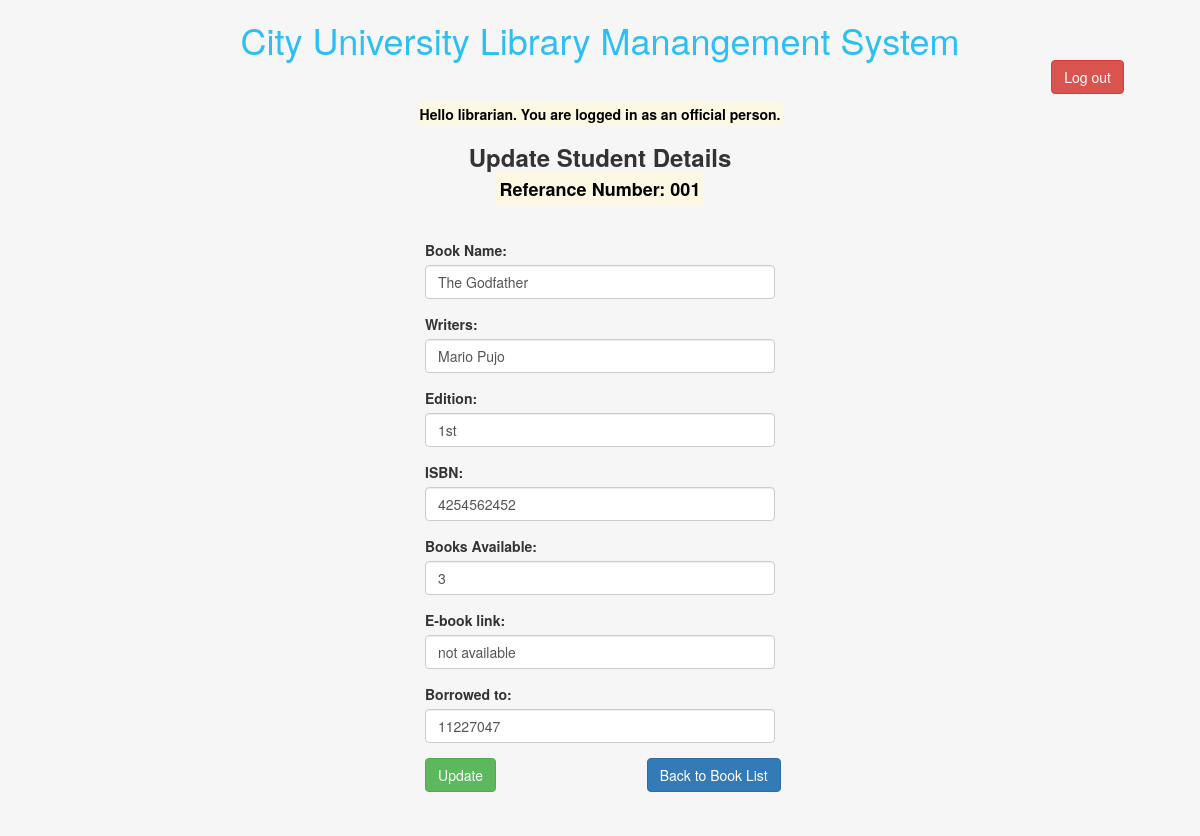
The app's page /book_update_err_off.php?ref_number=001 (signed in) with its own data.
### tables this page shows
CREATE TABLE IF NOT EXISTS `books` (
  `ref_number` varchar(15) NOT NULL,
  `book_name` varchar(100) NOT NULL,
  `book_writers` varchar(255) NOT NULL,
  `book_edition` varchar(5) NOT NULL,
  `book_isbn` varchar(30) DEFAULT NULL,
  `book_avail` int(3) NOT NULL,
  `ebook_link` varchar(255) DEFAULT NULL,
  `browed_to` varchar(255) DEFAULT NULL
);

### book_update_err_off.php (the view, shortened to what this page needs)
<?php require_once('Connections/lib_ss.php'); ?>
<html>
<head>
</head>
<link rel="stylesheet" href="css/bootstrap.css"/>
</head>
<div class="container">
<h1 style="text-align:center; color:#2CBFF4;">City University Library Manangement System
<div class="row">
<div class="col-md-2 col-md-offset-10">
    <a href="logout.php" class="btn btn-danger" role="button">Log out</a>  </h1>
</div>
<center><mark><strong>
<?php
if(isset($_SESSION["access_level"]) && $_SESSION["access_level"]==1){
	echo "Hello ".$_SESSION["id"].". You are logged in as an official person.<br/>";
	}
else{
	header("Location:index.php?err=2");
	}
    ?> </strong> </mark></center></div>
<?php
if (!function_exists("GetSQLValueString")) {
function GetSQLValueString($theValue, $theType, $theDefinedValue = "", $theNotDefinedValue = "")
{
  $theValue = function_exists("mysql_real_escape_string") ? mysql_real_escape_string($theValue) : mysql_escape_string($theValue);
  switch ($theType) {
    case "text":
      $theValue = ($theValue != "") ? "'" . $theValue . "'" : "NULL";
      break;
  }
  return $theValue;
}
}
$editFormAction = $_SERVER['PHP_SELF'];
if (isset($_SERVER['QUERY_STRING'])) {
  $editFormAction .= "?" . htmlentities($_SERVER['QUERY_STRING']);
}
$colname_rsBook = "-1";
if (isset($_GET['ref_number'])) {
  $colname_rsBook = $_GET['ref_number'];
}
$query_rsBook = sprintf("SELECT * FROM books WHERE ref_number = %s", GetSQLValueString($colname_rsBook, "text"));
$rsBook = mysql_query($query_rsBook, $lib_ss) or die(mysql_error());
$row_rsBook = mysql_fetch_assoc($rsBook);
?>
<body>
<div class="container">
<div class="row">
    <center><p><b><h3>Update Student Details</h3></b></p> </center>
<center><h4><strong><mark>Referance Number: <?php echo $row_rsBook['ref_number']; ?></mark></strong></h4>
</center></div>
<p>&nbsp;</p>
<div class="col-xs-12 col-md-4 col-md-offset-4">
<form action="<?php echo $editFormAction; ?>" method="post" name="form1" id="form1">
 <div class="form-group" data-toggle="validator">
    <label for="exampleInputEmail1">Book Name:</label>
    <input type="text" class="form-control" id="exampleInputEmail1" name="book_name" value="<?php echo htmlentities($row_rsBook['book_name'], ENT_COMPAT, 'utf-8'); ?>">
  </div>
    <div class="form-group">
    <label for="exampleInputEmail1">Writers:</label>
    <input type="text" class="form-control" id="exampleInputEmail1" name="book_writers" value="<?php echo htmlentities($row_rsBook['book_writers'], ENT_COMPAT, 'utf-8'); ?>" required>
  </div>
  <div class="form-group">
    <label for="exampleInputEmail1">Edition:</label>
    <input pattern=".{3,5}" type="text" class="form-control" id="exampleInputEmail1" name="book_edition" value="<?php echo htmlentities($row_rsBook['book_edition'], ENT_COMPAT, 'utf-8'); ?>" required title="Book edition should contain 3 to 5 characters">
  </div>
  <div class="form-group">
    <label for="exampleInputEmail1">ISBN:</label>
    <input pattern=".{13,13}" type="text" class="form-control" id="exampleInputEmail1" name="book_isbn" value="<?php echo htmlentities($row_rsBook['book_isbn'], ENT_COMPAT, 'utf-8'); ?>" required title="Book ISBN should contain 13 character number">
  </div>
  <div class="form-group">
    <label for="exampleInputEmail1">Books Available:</label>
    <input pattern=".{1,2}" type="number" class="form-control" id="exampleInputEmail1" name="book_avail" value="<?php echo htmlentities($row_rsBook['book_avail'], ENT_COMPAT, 'utf-8'); ?>" required title="Book available should contain 1 to 2 character number">
  </div>
  <div class="form-group">
    <label for="exampleInputEmail1">E-book link:</label>
    <input type="url" class="form-control" id="exampleInputEmail1" name="ebook_link" value="<?php echo htmlentities($row_rsBook['ebook_link'], ENT_COMPAT, 'utf-8'); ?>" >
  </div>
  <div class="form-group">
    <label for="exampleInputEmail1">Borrowed to:</label>
    <input pattern=".{8,8}" type="number" class="form-control" id="exampleInputEmail1" name="browed_to" value="<?php echo htmlentities($row_rsBook['browed_to'], ENT_COMPAT, 'utf-8'); ?>" required title="Book borrowed to should contain 8 character number">
  </div>
<div class="row">
    <div class="col-md-2 col-md-offset-0">
<input class="btn btn-success" type="submit"  name="submitBtn" id="submitBtn" value="Update" />
        </div>
<div class="col-md-2 col-md-offset-5">
    <a href="book_index_off.php" class="btn btn-primary" role="button">Back to Book List</a>
    </div>
</div>
</form>
<p>&nbsp;</p>
</body>
</html>

### book_update_err_off.php (style rules this page uses)
body { background-color: #F6f6f6; }

### records on screen
books: ref_number "001", book_name "The Godfather", book_writers "Mario Pujo", book_edition "1st", book_isbn "4254562452", book_avail "3", ebook_link "not available", browed_to "11227047"

### other values on screen
$_SESSION["id"] "librarian"
